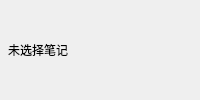
<?xml version="1.0" encoding="UTF-8"?>
<ui version="4.0">
 <class>StatusBarContent</class>
 <widget class="QWidget" name="StatusBarContent">
  <layout class="QHBoxLayout" name="horizontalLayout">
   <property name="leftMargin"><number>8</number></property><property name="topMargin"><number>2</number></property><property name="rightMargin"><number>4</number></property><property name="bottomMargin"><number>2</number></property><property name="spacing"><number>8</number></property>
   <item><widget class="QLabel" name="statusSaveLabel"><property name="text"><string>未选择笔记</string></property><property name="margin"><number>0</number></property><property name="alignment"><set>Qt::AlignLeft|Qt::AlignVCenter</set></property></widget></item>
   <item><spacer name="statusSpacer"><property name="orientation"><enum>Qt::Horizontal</enum></property><property name="sizeHint" stdset="0"><size><width>40</width><height>0</height></size></property></spacer></item>
   <item><widget class="QLabel" name="statusSyncLabel"><property name="alignment"><set>Qt::AlignRight|Qt::AlignVCenter</set></property></widget></item>
  </layout>
 </widget>
 <resources/>
 <connections/>
</ui>
